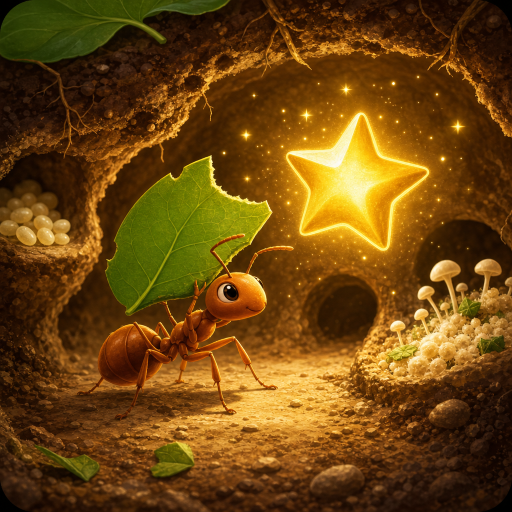
#> input picture ant_explorer/tools/tile_ants_source.png, 1024 x 1024 px (shown at 1/2 size)
$ python make_tile.py ../../ant_explorer/tools/tile_ants_source.png
#> lines starting #> are read from the running program, lines starting #| are printed output that depends on the picture
#!/usr/bin/env python3
"""Install / document the Star Learner tile_language drawable.

Preferred art is the cinematic agent-generated tile (Pixar-like 3D, glowing
knowledge star) kept beside the ants/garden tiles. This script only copies a
source PNG into the kiosk drawable path when provided.

  python3 tools/make_tile.py [path/to/tile_language.png]
"""
from __future__ import annotations

import sys
from pathlib import Path
from PIL import Image

ROOT = Path(__file__).resolve().parents[1]
OUT = (
    ROOT.parent
    / "ant_explorer/kiosk_placeholder/app/src/main/res/drawable/tile_language.png"
)


def main() -> None:
    if len(sys.argv) < 2:
        print(f"current tile: {OUT} exists={OUT.exists()}")
        print("usage: python3 tools/make_tile.py <source.png>")
        return
    src = Path(sys.argv[1]).expanduser().resolve()
    im = Image.open(src).convert("RGB").resize((512, 512), Image.Resampling.LANCZOS)
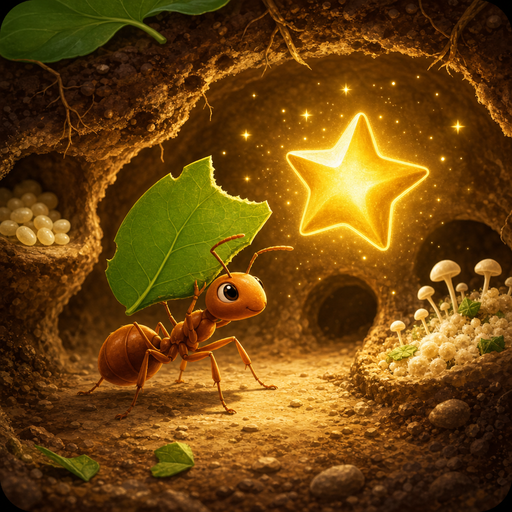
#> im: PIL image 512x512 RGB; mean R, G, B 109.6, 71, 15.9
    OUT.parent.mkdir(parents=True, exist_ok=True)
    im.save(OUT, optimize=True)
    print(f"wrote {OUT}")


if __name__ == "__main__":
    main()
